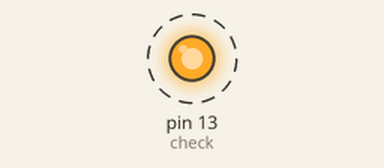
The sketch below on a simulated Arduino Uno, built with avr-gcc and run on an emulated ATmega328P. Parts: output pins drawn as LEDs (lit = HIGH). Dashed ring = blinking.

Above: at 0.2 s.
Timing chart, 0 to 3.0 s (numbered marks = the images above):
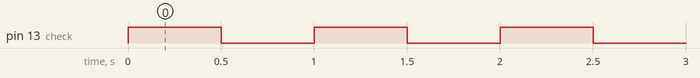

The sketch:

check.ino
```cpp
#define check 13

void setup(void) {
    pinMode(check, OUTPUT);
}

void loop(void) {
    digitalWrite(check, HIGH);
    delay(500);
    digitalWrite(check, LOW);
    delay(500);
}
```

Measured:
- by itself, pin 13 (check): alternates HIGH for 0.50 s and LOW for 0.50 s
